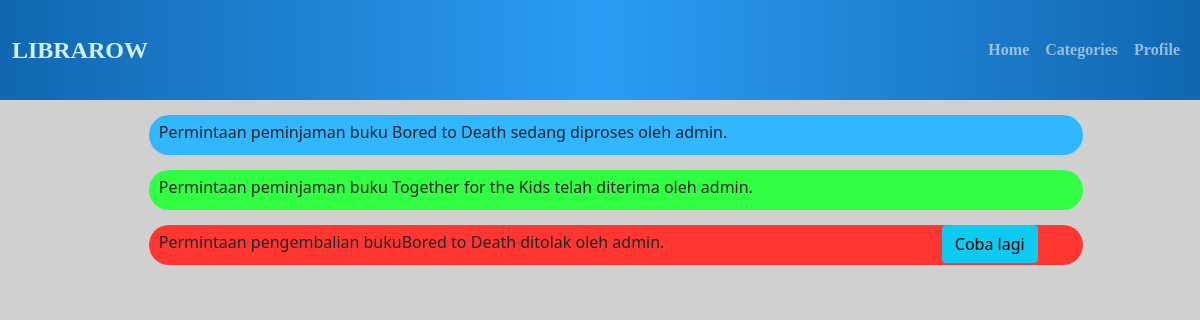
Screenshot of /notifikasi_user.php (signed in) with the database file from the repository.
### tables this page shows
CREATE TABLE `peminjaman` (
  `id_pinjam` int(11) NOT NULL,
  `id_user` int(11) NOT NULL,
  `id_pustakawan` int(11) NOT NULL,
  `id_buku` int(11) NOT NULL,
  `tgl_pinjam` date DEFAULT NULL,
  `tgl_kembalian` date DEFAULT NULL,
  `status_peminjaman` enum('pending','rejected','ditolak','dipinjam','dikembalikan','mengembalikan') NOT NULL
);

### functions.php (called while the page is built, shortened)
<?php
$conn = mysqli_connect('localhost','root','','librarow');
function query($query){
    global $conn;
    $result = mysqli_query($conn,$query);
    $row = [];
    while($dbs = mysqli_fetch_assoc($result)){
        $row[] = $dbs;
    }
    return $row;
}
?>

### notifikasi_user.php (the view, shortened to what this page needs)
<?php
include 'functions.php';
$username = $_COOKIE['username'];
$user = query("SELECT * FROM user WHERE username = '$username'")[0];
$peminjaman = query("SELECT * FROM peminjaman");
$notifPeminjamanPending = query("SELECT * FROM peminjaman WHERE status_peminjaman = 'pending' AND id_user = '{$user['id']}'");
$arrBukuPending = [];
foreach ($notifPeminjamanPending as $idBukuList) {
    $idBuku = $idBukuList['id_buku'];
    $namaBuku = query("SELECT nama FROM buku WHERE id = '$idBuku'")[0];
    $arrBukuPending[] = $namaBuku['nama'];
}
$notifPeminjamanDiterima = query("SELECT * FROM peminjaman WHERE status_peminjaman = 'dipinjam' AND id_user = '{$user['id']}'");
$arrBukuDiterima = [];
foreach ($notifPeminjamanDiterima as $idBukuList) {
    $idBukuDiterima = $idBukuList['id_buku'];
    $namaBukuDiterima = query("SELECT nama FROM buku WHERE id = '$idBukuDiterima'")[0];
    $arrBukuDiterima[] = $namaBukuDiterima['nama'];
}
$notifPengembalianDireject = query("SELECT * FROM peminjaman WHERE status_peminjaman = 'rejected' AND id_user = '{$user['id']}'");
$arrBukuDireject = [];
foreach ($notifPengembalianDireject as $idBukuList) {
    $idBukuDireject = $idBukuList['id_buku'];
    $namaBukuDireject = query("SELECT nama FROM buku WHERE id = '$idBukuDireject'")[0];
    $arrBukuDireject[] = $namaBukuDireject['nama'];
}
?>
<!DOCTYPE html>
<html lang="en">
<head>
    <link rel="stylesheet" href="bootstrap/css/bootstrap.min.css">
    <link rel="stylesheet" href="css/user_page.css">
</head>
<body style="background-color: #D0D0D0;">
    <nav class="navbar sticky-top navbar-expand-sm navbar-dark" style="color: #D0EFFF;">
        <div class="container-fluid">
            <a class="navbar-brand" href="#">LIBRAROW</a>
            <div class="nav navbar-custom" id="navbarSupportedContent" style="color: #D0EFFF !important;">
                <ul class="navbar-nav ms-auto">
                    <li class="nav-item">
                        <a class="nav-link" href="user_page.php">Home</a>
                    </li>
                    <li class="nav-item">
                        <a class="nav-link" href="book_categories.php">Categories</a>
                    </li>
                    <li class="nav-item">
                        <a class="nav-link" href="user_profile.php">Profile</a>
                    </li>
                </ul>
            </div>
        </div>
    </nav>
    <?php $i = 0; ?>
    <?php $j = 0; ?>
    <?php $n = 0; ?>
    <ul style="list-style: none;">
        <?php foreach ($notifPeminjamanPending as $notif) : ?>
            <li>
                <div class="nobarpending">
                    <div class="notext">Permintaan peminjaman buku <?= $arrBukuPending[$i]; ?> sedang diproses oleh admin.</div>
                </div>
                <?php $i++; ?>
            </li>
        <?php endforeach; ?>
        <?php foreach ($notifPeminjamanDiterima as $notif) : ?>
            <li>
                <div class="nobarditerima">
                    <div class="notext">Permintaan peminjaman buku <?= $arrBukuDiterima[$j]; ?> telah diterima oleh admin.</div>
                </div>
                <?php $j++; ?>
            </li>
        <?php endforeach; ?>
        <?php foreach ($notifPengembalianDireject as $notif) : ?>
            <li>
                <div class="nobarditolak">
                    <div class="notext">Permintaan pengembalian buku<?= $arrBukuDireject[$n]; ?> ditolak oleh admin.</div>
                    <div class="nobtn"><a href="return_book.php?id=<?=$notif['id_pinjam']?>" onclick="return confirm('request kembalikan ulang?')"><button class="btn btn-info">Coba lagi</button></a></div>
                </div>
                <?php $n++; ?>
            </li>
        <?php endforeach; ?>
    </ul>
</body>
</html>

### css/user_page.css (style rules this page uses)
.navbar { min-height: 100px; background-image: linear-gradient(to right, #1167b1, #2a9df4, #1167b1); }
.navbar-brand { text-align: left; font-weight: bold; font-size: 24px; font-family: Title !important; color: #d0efff !important; }
.navbar-brand, .navbar-custom { text-align: left; font-weight: bold; font-family: Title !important; color: #d0efff !important; }
.nav-link { position: relative; transition: all 0.3s; }
.nav-link::after { content: ""; position: absolute; width: 100%; height: 2px; bottom: -2px; left: 0; background-color: #fff; transform: scaleX(0); transition: transform 0.3s; }
.nobarpending { width: 80%; height: 5vh; background-color: rgb(48, 183, 255); margin: auto; margin-top: 15px; border-radius: 25px; }
.nobarpending .notext { width: 100%; height: 100%; padding-left: 10px; padding-top: 5px; text-align: justify; vertical-align: middle; float: left; }
.nobarditerima { width: 80%; height: 5vh; background-color: rgb(48, 255, 65); margin: auto; margin-top: 15px; border-radius: 25px; }
.nobarditerima .notext { width: 100%; height: 100%; padding-left: 10px; padding-top: 5px; text-align: justify; vertical-align: middle; float: left; }
.nobarditolak { width: 80%; height: 5vh; background-color: rgb(255, 55, 48); margin: auto; margin-top: 15px; border-radius: 25px; }
.nobarditolak .notext { width: 80%; height: 100%; padding-left: 10px; padding-top: 5px; text-align: justify; vertical-align: middle; float: left; }
.nobarditolak .nobtn { width: 20%; height: 100%; text-align: center; vertical-align: middle; float: right; }

### rows the page displays
peminjaman: i "Bored to Death"
peminjaman: j "Together for the Kids"
peminjaman: n "Bored to Death"
